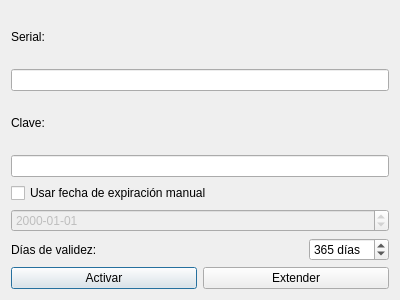
<?xml version="1.0" encoding="UTF-8"?>
<ui version="4.0">
 <class>VentanaLicencia</class>
 <widget class="QDialog" name="VentanaLicencia">
  <property name="geometry">
   <rect>
    <x>0</x>
    <y>0</y>
    <width>400</width>
    <height>300</height>
   </rect>
  </property>
  <property name="windowTitle">
   <string>Activación de Licencia</string>
  </property>
  <property name="windowIcon">
   <iconset>
    <normaloff>../assets/iconos/icono.ico</normaloff>../assets/iconos/icono.ico</iconset>
  </property>
  <layout class="QVBoxLayout" name="verticalLayout">
   <item>
    <widget class="QLabel" name="labelSerial">
     <property name="text">
      <string>Serial:</string>
     </property>
    </widget>
   </item>
   <item>
    <widget class="QLineEdit" name="lineSerial"/>
   </item>
   <item>
    <widget class="QLabel" name="labelClave">
     <property name="text">
      <string>Clave:</string>
     </property>
    </widget>
   </item>
   <item>
    <widget class="QLineEdit" name="lineClave"/>
   </item>
   <item>
    <widget class="QCheckBox" name="checkFechaManual">
     <property name="text">
      <string>Usar fecha de expiración manual</string>
     </property>
    </widget>
   </item>
   <item>
    <widget class="QDateEdit" name="dateExpiracion">
     <property name="enabled">
      <bool>false</bool>
     </property>
     <property name="displayFormat">
      <string>yyyy-MM-dd</string>
     </property>
    </widget>
   </item>
   <item>
    <layout class="QHBoxLayout" name="horizontalLayoutDias">
     <item>
      <widget class="QLabel" name="labelDias">
       <property name="text">
        <string>Días de validez:</string>
       </property>
      </widget>
     </item>
     <item>
      <widget class="QSpinBox" name="spinDiasValidez">
       <property name="maximumSize">
        <size>
         <width>80</width>
         <height>16777215</height>
        </size>
       </property>
       <property name="suffix">
        <string> días</string>
       </property>
       <property name="minimum">
        <number>1</number>
       </property>
       <property name="maximum">
        <number>3650</number>
       </property>
       <property name="value">
        <number>365</number>
       </property>
      </widget>
     </item>
    </layout>
   </item>
   <item>
    <layout class="QHBoxLayout" name="horizontalLayoutBotones">
     <item>
      <widget class="QPushButton" name="btnActivar">
       <property name="text">
        <string>Activar</string>
       </property>
      </widget>
     </item>
     <item>
      <widget class="QPushButton" name="btnExtender">
       <property name="text">
        <string>Extender</string>
       </property>
      </widget>
     </item>
    </layout>
   </item>
  </layout>
 </widget>
 <resources/>
 <connections/>
</ui>
